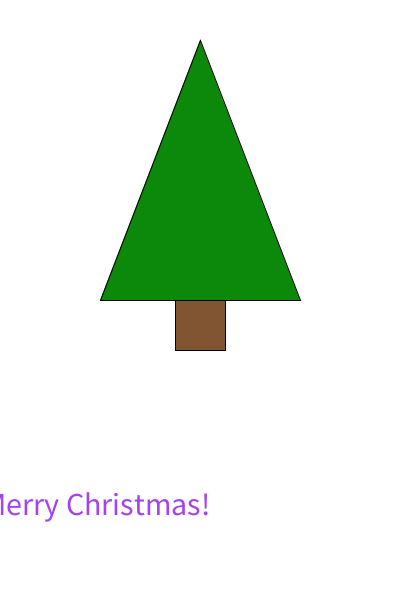
Frame 1 (no input)
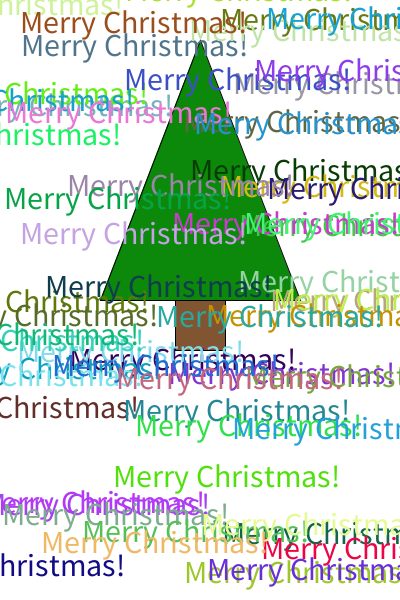
Frame 60 (the mouse pressed at the canvas centre just before this capture)
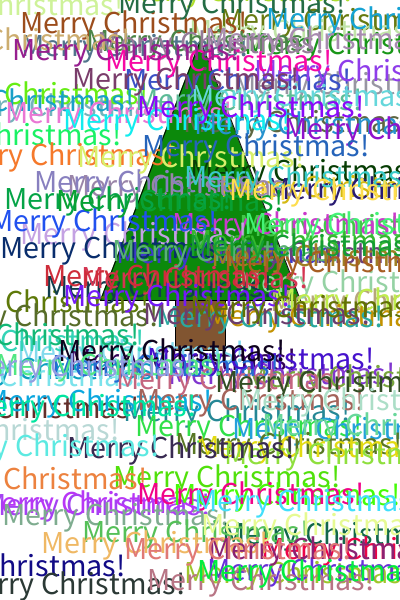
Frame 120 (the mouse held since frame 60 and released just before this capture)

The Processing sketch that drew these frames (run headless with seeded random() and noise(); from frame 60 on, the mouse is pressed at the canvas centre):

// Processing sketch: processing_48539
// ── processing_48539.pde

void setup ()
{
  size (400,600);
  background (255,255,255);
  smooth();
  textAlign(CENTER);
  textSize(32);
  frameRate(10);
  fill(12,137,11);
  triangle(width/2,40,100,height/2,300,height/2);
  fill(129,85,49);
  rect(175,height/2,50,50);
}
void draw()
{
 
  fill (random(255),random(255),random(255));
  text("Merry Christmas!", random(width),random(height)); 
}
